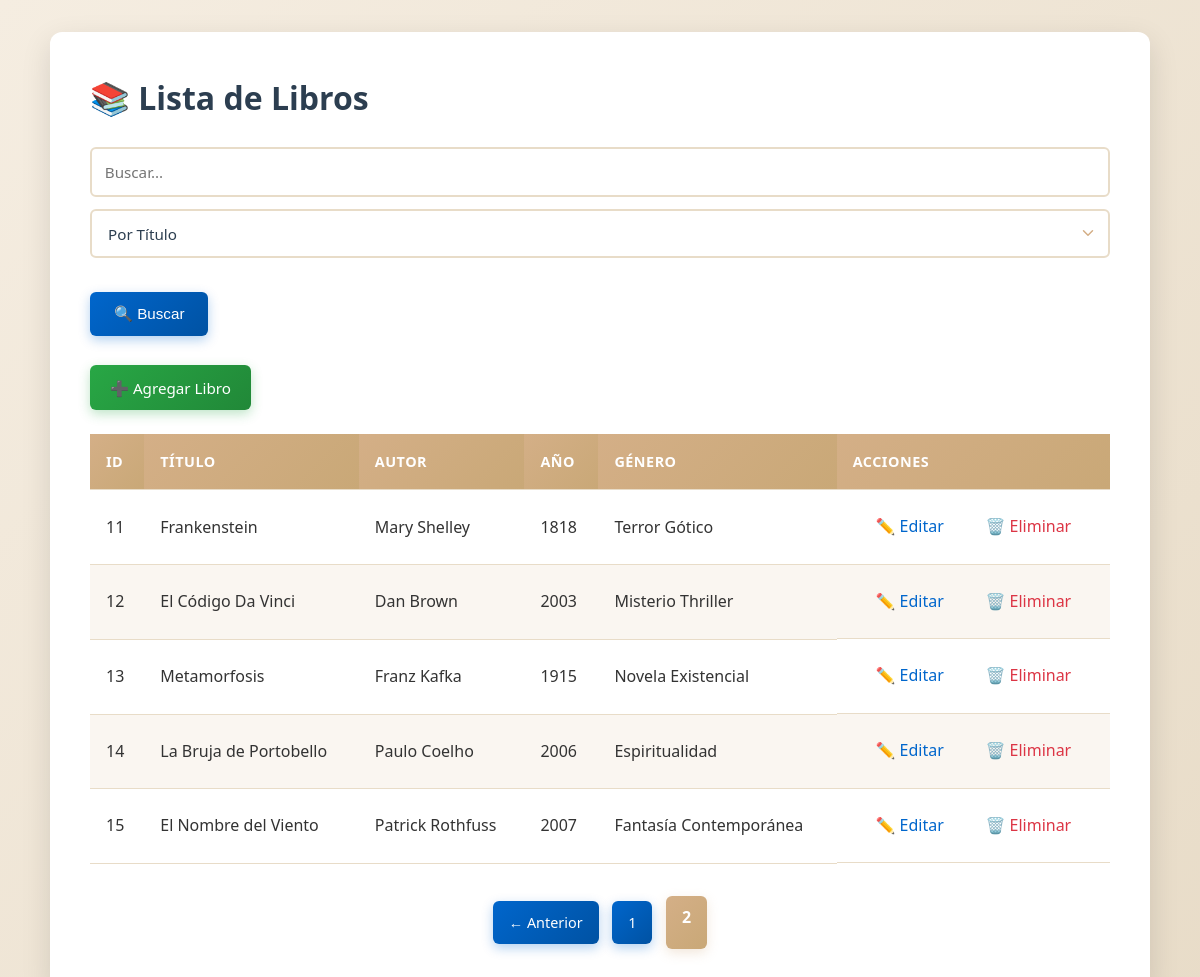
Screenshot of /?page=2 with the database file from the repository.
### tables this page shows
CREATE TABLE books (
        id INTEGER PRIMARY KEY AUTOINCREMENT,
        title TEXT NOT NULL,
        author TEXT NOT NULL,
        year INTEGER,
        genre TEXT,
        created_at DATETIME DEFAULT CURRENT_TIMESTAMP
    );

### models/Book.php (called while the page is built, shortened)
<?php
class Book {
    private PDO $pdo;
    public function __construct(PDO $pdo) {
        $this->pdo = $pdo;
    }
    public function getPaginated(int $page = 1, int $perPage = 10): array {
        $offset = ($page - 1) * $perPage;
        $stmt = $this->pdo->prepare("SELECT * FROM books ORDER BY created_at DESC LIMIT ? OFFSET ?");
        $stmt->execute([$perPage, $offset]);
        $totalStmt = $this->pdo->query("SELECT COUNT(*) FROM books");
        $total = $totalStmt->fetchColumn();
        return [
            'books' => $stmt->fetchAll(PDO::FETCH_ASSOC),
            'total' => $total,
            'pages' => ceil($total / $perPage),
            'current_page' => $page
        ];
    }
}

### index.php (the view, shortened to what this page needs)
<?php
require_once __DIR__ . '/config/database.php';
require_once __DIR__ . '/models/Book.php';
$bookModel = new Book($pdo);
$page = isset($_GET['page']) ? max(1, (int)$_GET['page']) : 1;
$data = $bookModel->getPaginated($page, 10);
$books = $data['books'];
$totalPages = $data['pages'];
$currentPage = $data['current_page'];
$searchQuery = isset($_GET['search']) ? trim($_GET['search']) : '';
$searchField = isset($_GET['field']) ? $_GET['field'] : 'title';
?>
<!DOCTYPE html>
<html lang="es">
<head>
    <link rel="stylesheet" href="assets/css/styles.css">
</head>
<body>
    <div class="container">
        <h1>📚 Lista de Libros</h1>
        <form method="GET" class="search-form">
            <input type="text" name="search" placeholder="Buscar..."
                   value="<?= htmlspecialchars($searchQuery) ?>">
            <select name="field" class="search-select">
                <option value="title" <?= $searchField === 'title' ? 'selected' : '' ?>>Por Título</option>
            </select>
            <button type="submit">🔍 Buscar</button>
        </form>
        <a href="add.php" class="btn btn-primary">➕ Agregar Libro</a>
        <?php if (empty($books)): ?>
            <p class="empty-message">No hay libros registrados. <a href="add.php">Agrega uno aquí</a></p>
        <?php else: ?>
        <table class="books-table">
            <thead>
                <tr>
                    <th>ID</th>
                    <th>Título</th>
                    <th>Autor</th>
                    <th>Año</th>
                    <th>Género</th>
                    <th>Acciones</th>
                </tr>
            </thead>
            <tbody>
                <?php foreach ($books as $b): ?>
                <tr>
                    <td><?= htmlspecialchars($b['id']) ?></td>
                    <td><?= htmlspecialchars($b['title']) ?></td>
                    <td><?= htmlspecialchars($b['author']) ?></td>
                    <td><?= htmlspecialchars($b['year'] ?? 'N/A') ?></td>
                    <td><?= htmlspecialchars($b['genre'] ?? 'N/A') ?></td>
                    <td class="actions">
                        <a href="edit.php?id=<?= (int)$b['id'] ?>" class="btn-edit">✏️ Editar</a>
                        <a href="#" class="btn-delete" data-id="<?= (int)$b['id'] ?>" data-title="<?= htmlspecialchars($b['title']) ?>" onclick="return false;">🗑️ Eliminar</a>
                    </td>
                </tr>
                <?php endforeach; ?>
            </tbody>
        </table>
        <?php if (!$searchQuery && $totalPages > 1): ?>
        <div class="pagination">
            <?php if ($currentPage > 1): ?>
                <a href="?page=<?= $currentPage - 1 ?>" class="btn">← Anterior</a>
            <?php endif; ?>
            <?php for ($i = 1; $i <= $totalPages; $i++): ?>
                <?php if ($i == $currentPage): ?>
                    <span class="current-page"><?= $i ?></span>
                <?php else: ?>
                    <a href="?page=<?= $i ?>" class="btn"><?= $i ?></a>
                <?php endif; ?>
            <?php endfor; ?>
        </div>
        <?php endif; ?>
        <?php endif; ?>
    </div>
</body>
</html>

### assets/css/styles.css (style rules this page uses)
* { margin: 0; padding: 0; box-sizing: border-box; }
body { font-family: 'Segoe UI', Tahoma, Geneva, Verdana, sans-serif; background: linear-gradient(135deg, #f5ede1 0%, #e8dcc8 100%); color: #333; line-height: 1.6; padding: 2rem 1rem; min-height: 100vh; }
.container { max-width: 1100px; margin: 0 auto; background: #ffffff; padding: 2.5rem; border-radius: 12px; box-shadow: 0 10px 30px rgba(0, 0, 0, 0.12); }
h1, h2 { margin-bottom: 1.5rem; font-weight: 700; color: #2c3e50; font-size: 2rem; }
a { color: #0066cc; text-decoration: none; transition: all 0.3s ease; }
button, .btn { display: inline-block; padding: 0.65rem 1.25rem; margin: 0.35rem 0.35rem 0.35rem 0; text-decoration: none; border-radius: 6px; font-size: 0.95rem; font-weight: 500; border: none; cursor: pointer; transition: all 0.3s ease; background: linear-gradient(135deg, #0066cc 0%, #0052a3 100%); color: #fff; box-shadow: 0 4px 12px rgba(0, 102, 204, 0.3); }
.btn-primary { background: linear-gradient(135deg, #28a745 0%, #218838 100%); box-shadow: 0 4px 12px rgba(40, 167, 69, 0.3); margin-bottom: 1.5rem; display: block; width: fit-content; text-align: center; }
.btn-edit { color: #0066cc; padding: 0.5rem 0.8rem; margin-right: 8px; margin-bottom: 0; }
.btn-delete { color: #dc3545; padding: 0.5rem 0.8rem; margin-bottom: 0; }
table { width: 100%; border-collapse: collapse; margin-top: 1.5rem; border-radius: 8px; }
th, td { padding: 1rem; text-align: left; border-bottom: 1px solid #e8dcc8; }
th { background: linear-gradient(135deg, #d4af87 0%, #c9a877 100%); font-weight: 700; color: #fff; text-transform: uppercase; letter-spacing: 0.5px; font-size: 0.9rem; }
tbody tr:nth-child(even) { background: #faf6f1; }
tbody tr:nth-child(odd) { background: #ffffff; }
.actions { text-align: center; display: flex; justify-content: center; gap: 8px; }
form { margin-top: 1rem; margin-bottom: 1rem; }
input[type="text"], input[type="number"], input[type="email"], input[type="password"], textarea, select { width: 100%; padding: 0.75rem; margin-bottom: 1rem; border: 2px solid #e8dcc8; border-radius: 6px; font-size: 0.95rem; transition: all 0.3s ease; font-family: inherit; }
.search-form { display: flex; gap: 12px; margin-bottom: 1.5rem; flex-wrap: wrap; align-items: center; }
.search-form input { flex: 1; min-width: 200px; padding: 0.8rem; margin-bottom: 0; }
.search-form button { padding: 0.8rem 1.5rem; white-space: nowrap; }
.search-select { padding: 0.8rem 1rem; border: 2px solid #e8dcc8; border-radius: 6px; background: linear-gradient(to right, #ffffff 0%, #fffbf7 100%); cursor: pointer; font-size: 0.95rem; font-weight: 500; color: #2c3e50; min-width: 150px; appearance: none; background-repeat: no-repeat; background-position: right 0.7rem center; background-size: 1.2em 1.2em; padding-right: 2.5rem; }
.pagination { text-align: center; margin-top: 2rem; display: flex; justify-content: center; gap: 8px; flex-wrap: wrap; }
.pagination .current-page { background: linear-gradient(135deg, #d4af87 0%, #c9a877 100%); color: white; padding: 0.6rem 1rem; border-radius: 6px; font-weight: 700; box-shadow: 0 4px 12px rgba(212, 175, 135, 0.3); }
.pagination .btn { padding: 0.6rem 1rem; font-size: 0.9rem; }

### rows the page displays
books: id "11", title "Frankenstein", author "Mary Shelley", year "1818", genre "Terror Gótico"
books: id "12", title "El Código Da Vinci", author "Dan Brown", year "2003", genre "Misterio Thriller"
books: id "13", title "Metamorfosis", author "Franz Kafka", year "1915", genre "Novela Existencial"
books: id "14", title "La Bruja de Portobello", author "Paulo Coelho", year "2006", genre "Espiritualidad"
books: id "15", title "El Nombre del Viento", author "Patrick Rothfuss", year "2007", genre "Fantasía Contemporánea"
